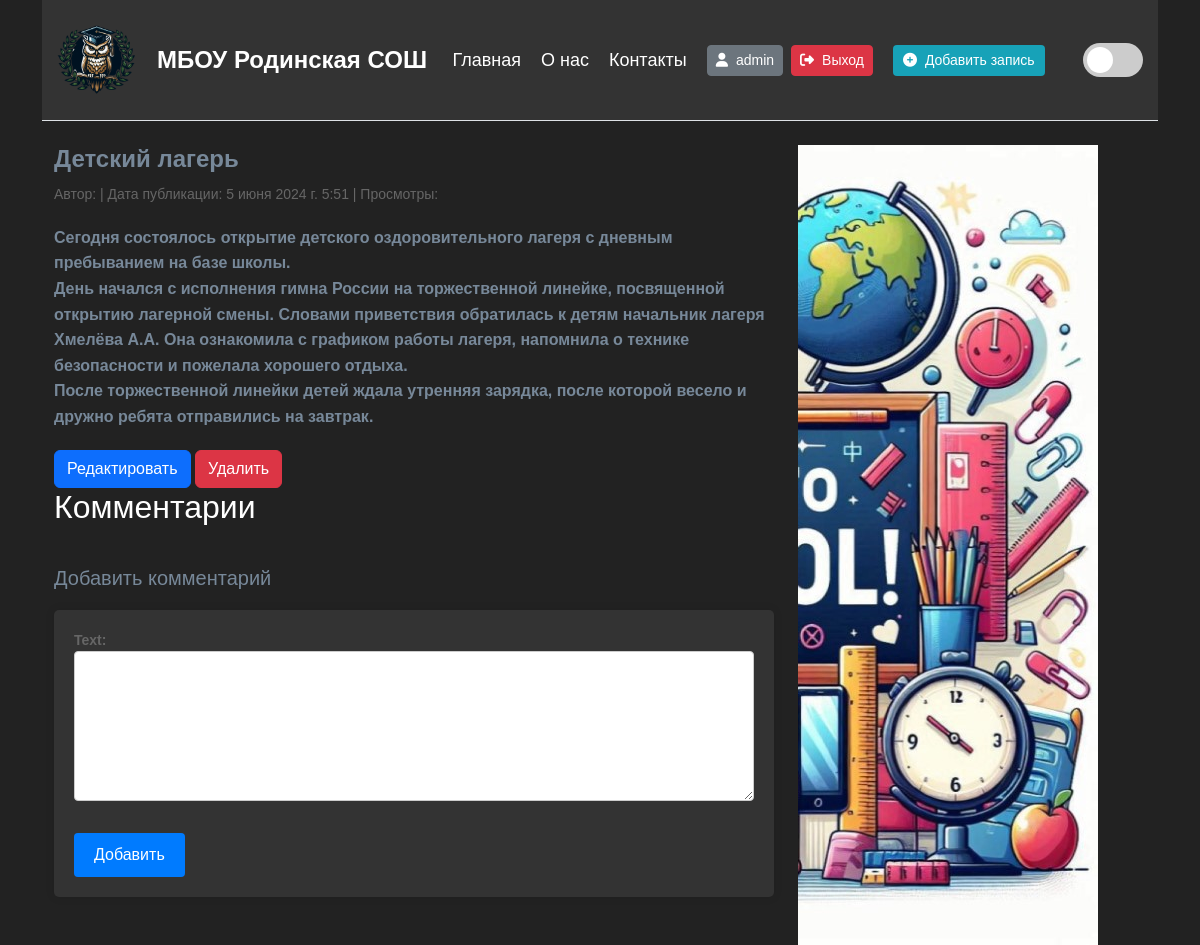
Page /article/6/ (signed in) on the committed database.
### accounts/models.py (models this page shows)
class CustomUser(AbstractUser):
    pass

### main/models.py (models this page shows, shortened)
class Articles(models.Model):
    title = models.CharField('Название', max_length=50)
    intro = models.CharField('Обзор', max_length=80)
    full_text = RichTextField('Статья')
    date = models.DateTimeField('Дата публикации')
    image = models.ImageField('Изображение', upload_to='articles/', default=default_image)
    class Meta:
        verbose_name = 'Новость'
        verbose_name_plural = 'Новости'

### main/views.py (the view)
# urls.py: path('article/<int:pk>/', views.article_detail, name='article_detail'),
@login_required
def article_detail(request, pk):
    article = get_object_or_404(Articles, pk=pk)
    comments = article.comments.all()
    if request.method == 'POST':
        comment_form = CommentForm(request.POST)
        if comment_form.is_valid():
            new_comment = comment_form.save(commit=False)
            new_comment.article = article
            new_comment.user = request.user
            new_comment.save()
            return redirect('article_detail', pk=article.pk)
    else:
        comment_form = CommentForm()
    return render(request, 'main/article_detail.html', {
        'article': article,
        'comments': comments,
        'comment_form': comment_form,
    })

### main/forms.py
class CommentForm(forms.ModelForm):
    class Meta:
        model = Comment
        fields = ['text']

### main/templates/main/article_detail.html (shortened to what this page needs)
{% extends 'main/layout.html' %}
{% load static %}
{% block content %}
<div class="container">
    <div class="row">
        <div class="col-md-8">
            <article>
                <h1 class="article-title">{{ article.title }}</h1>
                <p class="article-info">
                    Автор: {{ article.author }} |
                    Дата публикации: {{ article.date }} |
                    Просмотры: {{ article.views_count }}
                </p>
                <div class="article-content">
                    {{ article.full_text | safe }}
                </div>
                {% if user.is_superuser %}
                <div class="article-actions">
                    <a href="{% url 'edit_article' article.id %}" class="btn btn-primary">Редактировать</a>
                    <a href="{% url 'delete_article' article.id %}" class="btn btn-danger">Удалить</a>
                </div>
                {% endif %}
            </article>
            <section id="comments">
                <h2>Комментарии</h2>
            </section>
            <section id="add-comment">
                <h2>Добавить комментарий</h2>
                {% if user.is_authenticated %}
                <form method="post">
                    {{ comment_form.as_p }}
                    <button type="submit" class="btn btn-primary">Добавить</button>
                </form>
                {% else %}
                <p>Пожалуйста, <a href="{% url 'login' %}">войдите</a> для добавления комментария.</p>
                {% endif %}
            </section>
        </div>
        <div class="col-md-4">
            <div class="banner">
                <img src="{% static 'main/img/banner.jpg' %}" alt="Баннер">
                          </div>
        </div>
    </div>
</div>
<link rel="stylesheet" type="text/css" href="{% static 'main/css/article.css' %}">
{% endblock %}

### main/templates/main/Layout.html (shortened to what this page needs)
{% load static %}
<!doctype html>
<html lang="ru">
<head>
   <link rel="stylesheet" href="https://cdn.jsdelivr.net/npm/bootstrap@5.3.2/dist/css/bootstrap.min.css">
   <link rel="stylesheet" href="{% static 'main/css/main.css' %}">
</head>
<body>
   <header>
       <div class="container">
           <div class="header-container">
               <div class="logo-container">
                   <img src="{% static 'main/img/logo.png' %}" alt="Логотип МБОУ Родинская СОШ" class="logo">
                   <span class="logo-text">МБОУ Родинская СОШ</span>
               </div>
               <div class="nav-container">
                   <nav>
                       <ul>
                           <li><a href="{% url 'home' %}">Главная</a></li>
                           <li><a href="{% url 'about' %}">О нас</a></li>
                           <li><a href="{% url 'contacts' %}">Контакты</a></li>
                       </ul>
                   </nav>
                   <div class="d-flex">
                       {% if user.is_authenticated %}
                       <div class="user-profile me-2">
                           <a href="{% url 'profile' %}" class="btn btn-secondary btn-sm">
                               <i class="fas fa-user me-2"></i>{{ user.username }}
                           </a>
                       </div>
                       <div class="logout-btn">
                           <a href="{% url 'logout' %}" class="btn btn-danger btn-sm">
                               <i class="fas fa-sign-out-alt me-2"></i>Выход
                           </a>
                       </div>
                       {% if user.is_superuser %}
                       <div class="add-article-btn me-2">
                           <a href="{% url 'create' %}" class="btn btn-info btn-sm">
                               <i class="fas fa-plus-circle me-2"></i>Добавить запись
                           </a>
                       </div>
                       {% endif %}
                       {% endif %}
                   </div>
               </div>
               <div class="theme-switch">
                   <label>
                       <span class="slider"></span>
                   </label>
               </div>
           </div>
       </div>
   </header>
   <main class="container mt-4">
       {% block content %}
       {% endblock %}
   </main>
</body>
</html>

### main/static/main/css/main.css (style rules this page uses)
:root { --bg-color: #222; --text-color: #fff; --header-bg-color: #333; --header-text-color: #fff; --news-bg-color: #444; --news-text-color: #fff; --news-overlay-color: rgba(0, 0, 0, 0.6); --news-overlay-hover: rgba(0, 0, 0, 0.8); --form-bg-color: #333; --form-text-color: #fff; --form-input-bg-color: #444; --form-input-text-color: #fff; --form-button-bg-color: #17a2b8; --form-button-hover-bg-color: #138496; }
body { font-family: 'Arial', sans-serif; background-color: var(--bg-color); color: var(--text-color); overflow-x: hidden; margin: 0; padding: 0; }
.header-container { display: flex; justify-content: space-between; align-items: center; padding: 20px 0; background-color: var(--header-bg-color); border-bottom: 1px solid #dee2e6; }
.logo-container { display: flex; align-items: center; }
.header-container img.logo { max-height: 80px; width: auto; height: auto; margin-right: 20px; margin-left: 15px; }
.logo-text { font-size: 24px; font-weight: bold; color: var(--header-text-color); }
.nav-container { display: flex; align-items: center; gap: 20px; }
nav ul { list-style: none; display: flex; gap: 20px; padding: 0; margin: 0; }
nav ul li { transition: transform 0.3s; }
nav ul li a { text-decoration: none; color: var(--header-text-color); font-size: 18px; font-weight: 500; }
.add-article-btn { margin-left: 20px; }
.add-article-btn a { display: flex; align-items: center; text-decoration: none; color: #fff; background-color: #17a2b8; border: none; padding: 5px 10px; border-radius: 4px; transition: background-color 0.3s; }
.add-article-btn i { margin-right: 5px; }
.theme-switch { margin-left: 20px; }
.theme-switch label { display: inline-block; width: 60px; height: 34px; position: relative; right: 15px; cursor: pointer; }
.slider { position: absolute; top: 0; left: 0; right: 0; bottom: 0; background-color: #ccc; transition: .4s; border-radius: 34px; }
.slider:before { position: absolute; content: ""; height: 26px; width: 26px; left: 4px; bottom: 4px; background-color: white; transition: .4s; border-radius: 50%; }

### main/static/main/css/article.css (style rules this page uses)
.article-title { font-size: 24px; font-weight: bold; color: #778899; margin-bottom: 10px; }
.article-info { font-size: 14px; color: #666; margin-bottom: 20px; }
.article-content { font-size: 16px; font-weight: bold; line-height: 1.6; color: #778899; }
.article-actions { margin-top: 20px; }
#add-comment { margin-top: 40px; }
#add-comment h2 { font-size: 20px; margin-bottom: 20px; color: #778899; }
#add-comment form { background-color: #778899; padding: 20px; border-radius: 5px; box-shadow: 0 0 10px rgba(0, 0, 0, 0.1); background-color: var(--form-bg-color); }
#add-comment form label { font-weight: bold; }
#add-comment form input[type="text"], #add-comment form textarea { width: 100%; padding: 10px; border: 1px solid #ccc; border-radius: 4px; box-sizing: border-box; margin-bottom: 10px; }
#add-comment form textarea { height: 150px; }
#add-comment form button { background-color: #007bff; color: #fff; border: none; padding: 10px 20px; border-radius: 4px; cursor: pointer; }
#add-comment p { font-size: 14px; color: #666; }

### rows in the picture
CustomUser: username "admin"
Articles: title "Детский лагерь", date "5 июня 2024 г. 5:51", full_text "Сегодня состоялось открытие детского оздоровительного лагеря с дневным пребыванием на базе школы. День начался с исполнения гимна России на торжественной линейке, посвященной открытию лагерной смены. Словами приветствия обратилась к детям начальник лагеря Хмелёва А.А. Она ознакомила с графиком работы лагеря, напомнила о технике безопасности и пожелала хорошего отдыха. После торжественной линейки детей ждала утренняя зарядка, после которой весело и дружно ребята отправились на завтрак."
